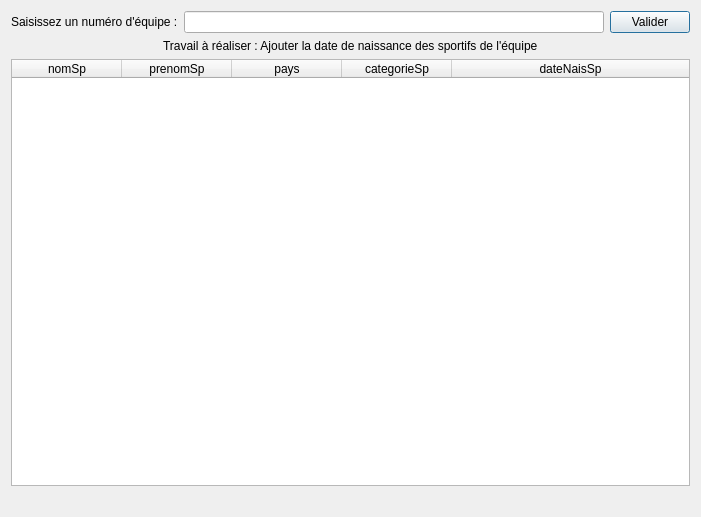
<?xml version="1.0" encoding="UTF-8"?>
<ui version="4.0">
 <class>fct_comp_1</class>
 <widget class="QDialog" name="fct_comp_1">
  <property name="geometry">
   <rect>
    <x>0</x>
    <y>0</y>
    <width>701</width>
    <height>517</height>
   </rect>
  </property>
  <property name="windowTitle">
   <string>Nom, Prénom, pays, catégorie des sportifs d'une équipe</string>
  </property>
  <layout class="QGridLayout" name="gridLayout">
   <item row="0" column="0">
    <layout class="QHBoxLayout" name="horizontalLayout">
     <property name="sizeConstraint">
      <enum>QLayout::SetDefaultConstraint</enum>
     </property>
     <item>
      <widget class="QLabel" name="label">
       <property name="text">
        <string>Saisissez un numéro d'équipe :</string>
       </property>
      </widget>
     </item>
     <item>
      <widget class="QLineEdit" name="lineEdit"/>
     </item>
     <item>
      <widget class="QPushButton" name="pushButton">
       <property name="text">
        <string>Valider</string>
       </property>
      </widget>
     </item>
    </layout>
   </item>
   <item row="1" column="0">
    <layout class="QHBoxLayout" name="horizontalLayout_2">
     <item alignment="Qt::AlignHCenter">
      <widget class="QLabel" name="label_2">
       <property name="text">
        <string>Travail à réaliser : Ajouter la date de naissance des sportifs de l'équipe</string>
       </property>
       <property name="scaledContents">
        <bool>false</bool>
       </property>
      </widget>
     </item>
    </layout>
   </item>
   <item row="3" column="0">
    <widget class="QLabel" name="label_fct_comp_1">
     <property name="text">
      <string/>
     </property>
     <property name="alignment">
      <set>Qt::AlignCenter</set>
     </property>
    </widget>
   </item>
   <item row="2" column="0">
    <widget class="QTableWidget" name="table_fct_comp_1">
     <attribute name="horizontalHeaderDefaultSectionSize">
      <number>110</number>
     </attribute>
     <attribute name="horizontalHeaderMinimumSectionSize">
      <number>50</number>
     </attribute>
     <attribute name="horizontalHeaderStretchLastSection">
      <bool>true</bool>
     </attribute>
     <attribute name="verticalHeaderVisible">
      <bool>false</bool>
     </attribute>
     <column>
      <property name="text">
       <string>nomSp</string>
      </property>
     </column>
     <column>
      <property name="text">
       <string>prenomSp</string>
      </property>
     </column>
     <column>
      <property name="text">
       <string>pays</string>
      </property>
     </column>
     <column>
      <property name="text">
       <string>categorieSp</string>
      </property>
     </column>
     <column>
      <property name="text">
       <string>dateNaisSp</string>
      </property>
     </column>
    </widget>
   </item>
  </layout>
 </widget>
 <resources/>
 <connections>
  <connection>
   <sender>pushButton</sender>
   <signal>clicked()</signal>
   <receiver>fct_comp_1</receiver>
   <slot>refreshResult()</slot>
   <hints>
    <hint type="sourcelabel">
     <x>437</x>
     <y>21</y>
    </hint>
    <hint type="destinationlabel">
     <x>91</x>
     <y>1</y>
    </hint>
   </hints>
  </connection>
 </connections>
 <slots>
  <slot>refreshResult()</slot>
 </slots>
</ui>
